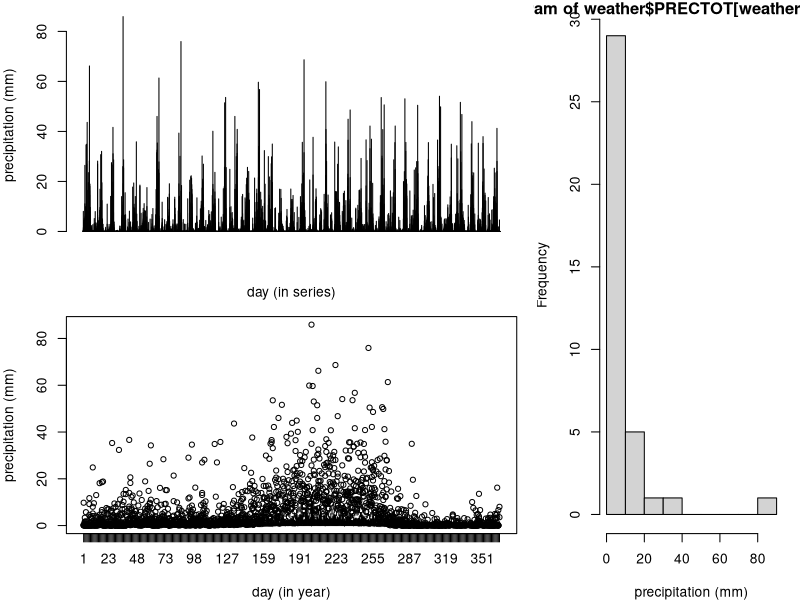

Write the R code that produced this figure. (Note: this script raises an error after producing the figure.)
## ---- chunk 1
weather <- read.csv("POWER_SinglePoint_Daily_19820101_20181231_029d15N_075d72E_3a7e0417.csv", skip = 17)
## ---- chunk 2
plotName2 = "plots/PrecipitationModel_Hissar_1982-2014-20_empiricalData.png"

png(plotName2, width = 1000, height = 600)

layout(matrix(c(1,2,3,3), ncol = 2, nrow = 2, byrow = F), widths = c(2,1))

par(mar = c(4,4,1,1))

barplot(weather$PRECTOT, 
        ylab = "precipitation (mm)", xlab = "day (in series)")

boxplot(data = weather, PRECTOT ~ DOY, ylab = "precipitation (mm)", xlab = "day (in year)")

hist(weather$PRECTOT[weather$DOY == 201], xlab = "precipitation (mm)")

dev.off()
## ---- chunk 3
knitr::include_graphics(plotName2)
## ---- chunk 4
plotName21 = "plots/PrecipitationModel_Hissar_1982-2014-21_empiricalData-yearSum.png"
  
annualSum <- c()

for (year in levels(factor(weather$YEAR)))
{
  annualSum <- c(annualSum, sum(weather$PRECTOT[weather$YEAR == year]))
}

png(plotName21, width = 1000, height = 600)

layout(matrix(c(1,2), ncol = 2))

plot(levels(factor(weather$YEAR)), annualSum, type = 'l', xlab = "years", ylab = "annual precipitation (mm)")

abline(h = mean(annualSum), lty = 2)

text(x = levels(factor(weather$YEAR))[0.5 * nlevels(factor(weather$YEAR))], 
     y = max(annualSum),
     labels = paste("mean annual precipitation (mm) = ", round(mean(annualSum), digits = 2) ))

hist(annualSum, xlab = "precipitation (mm)")

dev.off()
## ---- chunk 5
knitr::include_graphics(plotName21)
## ---- chunk 6
summary_DOY <- function(multiYearSeries, doyName = "DOY", varName = "PRECTOT")
{
  meanDailyValues <- c()
  sdDailyValues <- c()
  minDailyValues <- c()
  maxDailyValues <- c()
  
  for (day in levels(factor(multiYearSeries[, doyName])))
  {
    meanDailyValues <- c(meanDailyValues, mean(multiYearSeries[weather$DOY == day, varName], na.rm = T))
    sdDailyValues <- c(sdDailyValues, sd(multiYearSeries[weather$DOY == day, varName], na.rm = T))
    minDailyValues <- c(minDailyValues, min(multiYearSeries[weather$DOY == day, varName], na.rm = T))
    maxDailyValues <- c(maxDailyValues, max(multiYearSeries[weather$DOY == day, varName], na.rm = T))
  }
  
  return(
    data.frame(mean = meanDailyValues,
               sd = sdDailyValues, 
               min = minDailyValues, 
               max = maxDailyValues)
  )
}
## ---- chunk 7
summaryByDoy_empiric <- summary_DOY(weather)

summary_empiric <- summary(weather$PRECTOT)
## ---- chunk 8
n = 33
maxDOY = 366 # max. days in year. more complex simulation can account better for leap years

dayOfYear <- c()
year_sim <- c()
dailyPrecipitation <- c()

for (i in 1:n)
{
  for (day in 1:maxDOY)
  {
    year_sim <- c(year_sim, i)
    dayOfYear <- c(dayOfYear, day)
    dailyPrecipitation <- c(dailyPrecipitation,
                            # exponential model using the mean
                            (- summaryByDoy_empiric$mean[day]) * log(runif(1))
                     )
  }
}

expModelOutput <- data.frame(year_sim, dayOfYear, dailyPrecipitation)

summaryByDoy_expModel <- summary_DOY(expModelOutput, doyName = "dayOfYear", varName = "dailyPrecipitation")

summary_expModel <- summary(expModelOutput$dailyPrecipitation)
## ---- chunk 9
plotName30 = "plots/PrecipitationModel_Hissar_1982-2014-30_expModel_series.png"

png(plotName30, width = 1200, height = 1000)

layout(matrix(c(1,2), nrow = 2))

par(mar = c(3,4,2,1))

barplot(weather$PRECTOT, 
        ylab = "precipitation (mm)", main = "empirical",
        ylim = c(0, max(c(max(summaryByDoy_empiric$max), max(summaryByDoy_expModel$max)))))

text(x = nrow(weather) / 2, y = 0.9 * max(weather$PRECTOT), 
     labels = paste(
       "min = ", summary_empiric[1], 
       ", max = ", round(summary_empiric[6], digits = 3),
       ", median = ", summary_empiric[3],
       ", mean = ", round(summary_empiric[4], digits = 3)
       ))

par(mar = c(4,4,2,1))

barplot(expModelOutput$dailyPrecipitation, 
        ylab = "precipitation (mm)", main = "simulated",
        ylim = c(0, max(c(max(summaryByDoy_empiric$max), max(summaryByDoy_expModel$max)))))

text(x = nrow(expModelOutput) / 2, y = 0.9 * max(expModelOutput$dailyPrecipitation), 
     labels = paste(
       "min = ", summary_expModel[1], 
       ", max = ", round(summary_expModel[6], digits = 3),
       ", median = ", summary_expModel[3],
       ", mean = ", round(summary_expModel[4], digits = 3)
     ))

dev.off()
## ---- chunk 10
knitr::include_graphics(plotName30)
## ---- chunk 11
plotName31 = "plots/PrecipitationModel_Hissar_1982-2014-31_expModel_summaryDoy.png"
  
png(plotName31, width = 1000, height = 1000)

layout(matrix(c(1, 2, 3), nrow = 3), heights = c(10, 10, 1))

par(mar = c(3,4,2,1))

plot(1:nrow(summaryByDoy_empiric), summaryByDoy_empiric$max, col = "red", type = 'l',
     ylab = "precipitation (mm)", main = "empirical",
     ylim = c(0, max(c(summaryByDoy_empiric$max, summaryByDoy_expModel$max))))

lines(1:nrow(summaryByDoy_empiric), summaryByDoy_empiric$mean)
lines(1:nrow(summaryByDoy_empiric), summaryByDoy_empiric$mean + summaryByDoy_empiric$sd, col = "darkorchid4")
lines(1:nrow(summaryByDoy_empiric), summaryByDoy_empiric$min, col = "blue")

par(mar = c(4,4,2,1))

plot(1:nrow(summaryByDoy_expModel), summaryByDoy_expModel$max, col = "red", type = 'l',
     xlab = "day in year", 
     ylab = "precipitation (mm)", main = "simulated",
     ylim = c(0, max(c(summaryByDoy_empiric$max, summaryByDoy_expModel$max))))

lines(1:nrow(summaryByDoy_expModel), summaryByDoy_expModel$mean)
lines(1:nrow(summaryByDoy_expModel), summaryByDoy_expModel$mean + summaryByDoy_expModel$sd, col = "darkorchid4")
lines(1:nrow(summaryByDoy_expModel), summaryByDoy_expModel$min, col = "blue")

par(mar = c(0,0,0,0), cex = 1.2)

plot(c(0, 1), c(0, 1), ann = F, bty = 'n', type = 'n', xaxt = 'n', yaxt = 'n')

legend(x = 0.25, y = 0.8, 
       legend = c('max', 'mean', 'mean+sd', 'min'),
       col = c('red', 'black', 'darkorchid4', 'blue'), lty = rep(1, 4),
       horiz = T)

dev.off()
## ---- chunk 12
knitr::include_graphics(plotName31)
## ---- chunk 13
proportionSeries <- c()
cumulativeProportionSeries <- c()

for (year in levels(factor(weather$YEAR)))
{
  yearSum = sum(weather$PRECTOT[weather$YEAR == year])
  cumPropYear = 0
  for (day in levels(factor(weather$DOY)))
  {
    dayProportion = weather$PRECTOT[weather$YEAR == year & weather$DOY == day] / yearSum
    cumPropYear = cumPropYear + dayProportion
    
    proportionSeries <- c(proportionSeries,
                                   dayProportion) 
    cumulativeProportionSeries <- c(cumulativeProportionSeries,
                                      cumPropYear)
  }
}
propToAnnual <- data.frame(proportionSeries, cumulativeProportionSeries)
## ---- chunk 14
plotName41 = "plots/PrecipitationModel_Hissar_1982-2014-41_buildingCurves-propOfAnnualPrecipitation.png"
  
png(plotName41, width = 1000, height = 1000)

layout(matrix(c(1,2), nrow = 2))

par(mar = c(4,4,1,1))

barplot(propToAnnual$proportionSeries,
        xlab = "day (in series)",
        ylab = "proportion of annual precipitation (mm/mm)")

boxplot(propToAnnual$proportionSeries ~ weather$DOY, 
        xlab = "day (in year)",
        ylab = "proportion of annual precipitation (mm/mm)")

dev.off()
## ---- chunk 15
knitr::include_graphics(plotName41)
## ---- chunk 16
plotName42 = "plots/PrecipitationModel_Hissar_1982-2014-42_buildingCurves-cumPropOfAnnualPrecipitation.png"
 
png(plotName42, width = 1000, height = 1000)

layout(matrix(c(1,2), nrow = 2))

par(mar = c(4,4,1,1))

plot(1:length(propToAnnual$proportionSeries), propToAnnual$cumulativeProportionSeries, type = 'l',
     xlab = "day (in series)",
     ylab = "cumulative proportion of annual precipitation (mm/mm)")

boxplot(propToAnnual$cumulativeProportionSeries ~ weather$DOY,
        xlab = "day (in year)",
        ylab = "cumulative proportion of annual precipitation (mm/mm)")

dev.off()
## ---- chunk 17
knitr::include_graphics(plotName42)
## ---- chunk 18
cumPropDailyMean <- c()
cumPropDailySD <- c()
cumPropDailyMin <- c()
cumPropDailyMax <- c()

for (day in levels(factor(weather$DOY)))
{
  cumPropDailyMean <- c(cumPropDailyMean, mean(propToAnnual$cumulativeProportionSeries[weather$DOY == day]))
  cumPropDailySD <- c(cumPropDailySD, sd(propToAnnual$cumulativeProportionSeries[weather$DOY == day]))
  cumPropDailyMin <- c(cumPropDailyMin, min(propToAnnual$cumulativeProportionSeries[weather$DOY == day]))
  cumPropDailyMax <- c(cumPropDailyMax, max(propToAnnual$cumulativeProportionSeries[weather$DOY == day]))
}

# save them to a file (possible to use them in building the model elsewhere)
write.csv(
  data.frame(
    mean = cumPropDailyMean,
    sd = cumPropDailySD,
    min = cumPropDailyMin,
    max = cumPropDailyMax
  ),
  file = "precipitationModel-Hissar-1982-2014-cumulativePropStats.csv"
)
## ---- chunk 19
n = 33
maxDOY = 366 # max. days in year. more complex simulation can account better for leap years

dayOfYear <- c()
year_sim <- c()
dailyCumPropPrecipitation <- c()

for (i in 1:n)
{
  for (day in 1:maxDOY)
  {
    year_sim <- c(year_sim, i)
    dayOfYear <- c(dayOfYear, day)
    dailyCumPropPrecipitation <- c(dailyCumPropPrecipitation,
                                   rnorm(1, cumPropDailyMean[day], cumPropDailySD[day])
                     )
  }
}

# limit the values between 0-1 
# (this tends to create concentrations in 0 and 1 at the beggining and end of the curve; not undesireble)
dailyCumPropPrecipitation <- sapply(dailyCumPropPrecipitation, function(x) min(1, max(0, x)))

# "correct" negative slopes
# Because the curves represent cumulative values, 
# the next value must always be equal or greater than the previous value.
for (i in 1:length(dailyCumPropPrecipitation))
{
  if(dayOfYear[i] > 1)
  {
    if (dailyCumPropPrecipitation[i] < dailyCumPropPrecipitation[i - 1])
    {
      # option A: adjust both current and last value to the mean
      #dailyCumPropPrecipitation[i] <- mean(dailyCumPropPrecipitation[i], dailyCumPropPrecipitation[i - 1])
      #dailyCumPropPrecipitation[i - 1] <- dailyCumPropPrecipitation[i]
      # option B: adjunst value to the last, if greater
      dailyCumPropPrecipitation[i] <- max(dailyCumPropPrecipitation[i], dailyCumPropPrecipitation[i - 1])
      # This tends to bend the curve towards the greater values, meaning earlier precipitation events
      # (not desirible)
    }
  }
}

normCumModelOutput <- data.frame(year_sim, dayOfYear, dailyCumPropPrecipitation)
## ---- chunk 20
plotName45 = "plots/PrecipitationModel_Hissar_1982-2014-45_cumProp-model-cumProp.png"

png(plotName45, width = 1200, height = 800)

layout(matrix(c(1, 2, 3, 4, 5, 6), nrow = 3, ncol = 2, byrow = T), heights = c(1, 20, 20))

par(mar = c(0, 0, 0, 0))

plot(c(0, 1), c(0, 1), ann = F, bty = 'n', type = 'n', xaxt = 'n', yaxt = 'n')
text(x = 0.5, y = 0.5, labels = "EMPIRICAL", cex = 3)

plot(c(0, 1), c(0, 1), ann = F, bty = 'n', type = 'n', xaxt = 'n', yaxt = 'n')
text(x = 0.5, y = 0.5, labels = "SIMULATED", cex = 3)

par(mar = c(4, 4, 1, 1))

plot(1:length(propToAnnual$cumulativeProportionSeries), propToAnnual$cumulativeProportionSeries, type = 'l', cex = 2,
     xlab = "day (in series)",
     ylab = "cumulative proportion of annual precipitation (mm/mm)")

plot(1:nrow(normCumModelOutput), normCumModelOutput$dailyCumPropPrecipitation, type = 'l', cex = 2,
     xlab = "day (in series)",
     ylab = "cumulative proportion of annual precipitation (mm/mm)")

boxplot(propToAnnual$cumulativeProportionSeries ~ weather$DOY, cex = 2,
        xlab = "day (in year)",
        ylab = "cumulative proportion of annual precipitation (mm/mm)")

boxplot(normCumModelOutput$dailyCumPropPrecipitation ~ normCumModelOutput$dayOfYear, cex = 2,
        xlab = "day (in year)",
        ylab = "cumulative proportion of annual precipitation (mm/mm)")

dev.off()
## ---- chunk 21
knitr::include_graphics(plotName45)
## ---- chunk 22
dailyPropPrecipitation <- normCumModelOutput$dailyCumPropPrecipitation

for (i in 1:length(dailyPropPrecipitation))
{
  if(normCumModelOutput$dayOfYear[i] > 1) # dailyPropPrecipitation = dailyCumPropPrecipitation, if day = 1
  {
    dailyPropPrecipitation[i] <- normCumModelOutput$dailyCumPropPrecipitation[i] - normCumModelOutput$dailyCumPropPrecipitation[i - 1]
  }
}

normCumModelOutput$dailyPropPrecipitation <- dailyPropPrecipitation

summaryByDoy_normCumModel <- summary_DOY(normCumModelOutput, doyName = "dayOfYear", varName = "dailyPropPrecipitation")

summary_normCumModel <- summary(normCumModelOutput$dailyPropPrecipitation)
## ---- chunk 23
annualSum_modelPar = mean(annualSum) # (mm)

summaryPrecip_empiric <- summary(weather$PRECTOT)
summaryPrecip_model <- summary(normCumModelOutput$dailyPropPrecipitation * annualSum_modelPar)

plotName47 = "plots/PrecipitationModel_Hissar_1982-2014-47_cumProp-model-dailyPrecip_series.png"

png(plotName47, width = 1200, height = 1000)

layout(matrix(c(1,2), nrow = 2))

par(mar = c(3,4,2,1))

barplot(weather$PRECTOT, 
        ylab = "precipitation (mm)", main = "empirical",
        ylim = c(0, max(c(summaryByDoy_empiric$max, summaryByDoy_normCumModel$max * annualSum_modelPar))))

text(x = nrow(weather) / 2, y = 0.9 * max(weather$PRECTOT), 
     labels = paste(
       "min = ", summaryPrecip_empiric[1], 
       ", max = ", round(summaryPrecip_empiric[6], digits = 3),
       ", median = ", summaryPrecip_empiric[3],
       ", mean = ", round(summaryPrecip_empiric[4], digits = 3)
       ))

par(mar = c(4,4,2,1))

barplot(normCumModelOutput$dailyPropPrecipitation * annualSum_modelPar, 
        ylab = "precipitation (mm)", main = "simulated",
        ylim = c(0, max(c(summaryByDoy_empiric$max, summaryByDoy_normCumModel$max * annualSum_modelPar))))

text(x = nrow(normCumModelOutput) / 2, y = 0.9 * max(normCumModelOutput$dailyPropPrecipitation * annualSum_modelPar), 
     labels = paste(
       "min = ", summary_normCumModel[1] * annualSum_modelPar, 
       ", max = ", round(summary_normCumModel[6] * annualSum_modelPar, digits = 3),
       ", median = ", summary_normCumModel[3] * annualSum_modelPar,
       ", mean = ", round(summary_normCumModel[4] * annualSum_modelPar, digits = 3)
     ))

dev.off()
## ---- chunk 24
knitr::include_graphics(plotName47)
## ---- chunk 25
plotName48 = "plots/PrecipitationModel_Hissar_1982-2014-48_normCumModel_summaryDoy.png"
  
png(plotName48, width = 1000, height = 1000)

layout(matrix(c(1, 2, 3), nrow = 3), heights = c(10, 10, 1))

par(mar = c(3,4,2,1))

plot(1:nrow(summaryByDoy_empiric), summaryByDoy_empiric$max, col = "red", type = 'l',
     ylab = "precipitation (mm)", main = "empirical",
     ylim = c(0, max(c(summaryByDoy_empiric$max, summaryByDoy_normCumModel$max * annualSum_modelPar))))

lines(1:nrow(summaryByDoy_empiric), summaryByDoy_empiric$mean)
lines(1:nrow(summaryByDoy_empiric), 
      summaryByDoy_empiric$mean + summaryByDoy_empiric$sd, 
      col = "darkorchid4")
lines(1:nrow(summaryByDoy_empiric), summaryByDoy_empiric$min, col = "blue")

par(mar = c(4,4,2,1))

plot(1:nrow(summaryByDoy_normCumModel), summaryByDoy_normCumModel$max * annualSum_modelPar, 
     col = "red", type = 'l',
     xlab = "day in year", 
     ylab = "precipitation (mm)", main = "simulated",
     ylim = c(0, max(c(summaryByDoy_empiric$max, summaryByDoy_normCumModel$max * annualSum_modelPar))))

lines(1:nrow(summaryByDoy_normCumModel), summaryByDoy_normCumModel$mean * annualSum_modelPar)
lines(1:nrow(summaryByDoy_normCumModel), 
      (summaryByDoy_normCumModel$mean + summaryByDoy_normCumModel$sd) * annualSum_modelPar, 
      col = "darkorchid4")
lines(1:nrow(summaryByDoy_normCumModel), summaryByDoy_normCumModel$min * annualSum_modelPar, col = "blue")

par(mar = c(0,0,0,0), cex = 1.2)

plot(c(0, 1), c(0, 1), ann = F, bty = 'n', type = 'n', xaxt = 'n', yaxt = 'n')

legend(x = 0.25, y = 0.8, 
       legend = c('max', 'mean', 'mean+sd', 'min'),
       col = c('red', 'black', 'darkorchid4', 'blue'), lty = rep(1, 4),
       horiz = T)

dev.off()
## ---- chunk 26
knitr::include_graphics(plotName48)
## ---- chunk 27
annualSum_model <- c()

for (year in levels(factor(normCumModelOutput$year_sim)))
{
  annualSum_model <- c(annualSum_model, sum(normCumModelOutput$dailyPropPrecipitation[normCumModelOutput$year_sim == year] * annualSum_modelPar))
}
## ---- chunk 28
plotName49 = "plots/PrecipitationModel_Hissar_1982-2014-49_cumProp-model-yearSum.png"

png(plotName49, width = 1000, height = 1200)

layout(matrix(c(1,2,3,4), nrow = 2))

plot(1:length(annualSum), annualSum, type = 'l', xlab = "years", ylab = "precipitation (mm)")

hist(annualSum, xlab = "precipitation (mm)")

plot(1:length(annualSum_model), annualSum_model, type = 'l', xlab = "years", ylab = "precipitation (mm)")

hist(annualSum_model, xlab = "precipitation (mm)")

dev.off()
## ---- chunk 29
knitr::include_graphics(plotName49)
## ---- chunk 30
doubleLogistic <- function(dayOfYear, 
                           plateauValue, inflection1, rate1, inflection2, rate2
                           #m1, m2, m3, m4, m5, m6, m7
                           #plateauValue, a, b, c, d
                           )
{
  return(
    (plateauValue / (1 + exp((inflection1 - dayOfYear) * rate1))) + ((1 - plateauValue) / (1 + exp((inflection2 - dayOfYear) * rate2)))
    # Elmore et al. 2012
    # m1 + (m2 - m7 * dayOfYear) * (
    #   (1 / (1 + exp((m3 - dayOfYear) / m4))) + (1 / (1 + exp((m5 - dayOfYear) / m6)))
    # )
    # Shabani et al. 2018:
    #(plateauValue / (1 + exp(-a * dayOfYear + b))) + ((1 - plateauValue) / (1 + exp(-c * dayOfYear + d)))
  )
}

doubleLogisticCurve <- function(start.x, end.x, plateauValue, inflection1, rate1, inflection2, rate2)
{
  curve <- c()
  for (i in start.x:end.x)
  {
    curve <- c(curve, doubleLogistic(i, plateauValue, inflection1, rate1, inflection2, rate2))
  }
  return(curve)
}
## ---- chunk 31
plotName51 = "plots/PrecipitationModel_Hissar_1982-2014-51_doubleLogCumProp-model-cumProp.png"

colours <- rainbow(10)
plateauValues <- round(seq(from = 0.01, to = 0.8, length.out = 10), digits = 2)
inflection1Values <- round(seq(from = 20, to = 100, length.out = 10), digits = 2)
rate1Values <- round(seq(from = 0.1, to = 0.5, length.out = 10), digits = 2)
inflection2Values <- round(seq(from = 150, to = 300, length.out = 10), digits = 2)
rate2Values <- round(seq(from = 0.04, to = 0.08, length.out = 10), digits = 2)

png(plotName51, width = 2000, height = 600)

layout(matrix(1:10, nrow = 2, byrow = T), heights = c(8, 1))

# plateau value
plot(1:366, 
     doubleLogisticCurve(
       start.x = 1, end.x = 366, 
       plateauValue = 0.1, inflection1 = 40, rate1 = 0.2, inflection2 = 200, rate2 = 0.06),
     ylab = "output", main = "parameter: plateau value")

for (i in 1:10)
{
  lines(1:366,
        doubleLogisticCurve(
          start.x = 1, end.x = 366, 
          plateauValue = plateauValues[i], inflection1 = 40, rate1 = 0.2, inflection2 = 200, rate2 = 0.06),
        col = colours[i])
}

# inflection 1
plot(1:366, 
     doubleLogisticCurve(
       start.x = 1, end.x = 366, 
       plateauValue = 0.1, inflection1 = 40, rate1 = 0.2, inflection2 = 200, rate2 = 0.06),
     ylab = "output", main = "parameter: inflection1")

for (i in 1:10)
{
  lines(1:366,
        doubleLogisticCurve(
          start.x = 1, end.x = 366, 
          plateauValue = 0.1, inflection1 = inflection1Values[i], rate1 = 0.2, inflection2 = 200, rate2 = 0.06),
        col = colours[i])
}

# rate 1
plot(1:366, 
     doubleLogisticCurve(
       start.x = 1, end.x = 366, 
       plateauValue = 0.1, inflection1 = 40, rate1 = 0.2, inflection2 = 200, rate2 = 0.06),
     ylab = "output", main = "parameter: rate1")

for (i in 1:10)
{
  lines(1:366,
        doubleLogisticCurve(
          start.x = 1, end.x = 366, 
          plateauValue = 0.1, inflection1 = 40, rate1 = rate1Values[i], inflection2 = 200, rate2 = 0.06),
        col = colours[i])
}

# inflection 2
plot(1:366, 
     doubleLogisticCurve(
       start.x = 1, end.x = 366, 
       plateauValue = 0.1, inflection1 = 40, rate1 = 0.2, inflection2 = 200, rate2 = 0.06),
     ylab = "output", main = "parameter: inflection2")

for (i in 1:10)
{
  lines(1:366,
        doubleLogisticCurve(
          start.x = 1, end.x = 366, 
          plateauValue = 0.1, inflection1 = 40, rate1 = 0.2, inflection2 = inflection2Values[i], rate2 = 0.06),
        col = colours[i])
}

# rate 2
plot(1:366, 
     doubleLogisticCurve(
       start.x = 1, end.x = 366, 
       plateauValue = 0.1, inflection1 = 40, rate1 = 0.2, inflection2 = 200, rate2 = 0.06),
     ylab = "output", main = "parameter: rate2")

for (i in 1:10)
{
  lines(1:366,
        doubleLogisticCurve(
          start.x = 1, end.x = 366, 
          plateauValue = 0.1, inflection1 = 40, rate1 = 0.2, inflection2 = 200, rate2 = rate2Values[i]),
        col = colours[i])
}

# legends

par(mar = c(0,0,0,0), cex = 0.55)

plot(c(0, 1), c(0, 1), ann = F, bty = 'n', type = 'n', xaxt = 'n', yaxt = 'n')

legend(x = 0.01, y = 0.8, 
       legend = as.character(plateauValues),
       col = colours, lty = rep(1, 4),
       horiz = T)

plot(c(0, 1), c(0, 1), ann = F, bty = 'n', type = 'n', xaxt = 'n', yaxt = 'n')

legend(x = 0.01, y = 0.8, 
       legend = as.character(inflection1Values),
       col = colours, lty = rep(1, 4),
       horiz = T)

plot(c(0, 1), c(0, 1), ann = F, bty = 'n', type = 'n', xaxt = 'n', yaxt = 'n')

legend(x = 0.01, y = 0.8, 
       legend = as.character(rate1Values),
       col = colours, lty = rep(1, 4),
       horiz = T)

plot(c(0, 1), c(0, 1), ann = F, bty = 'n', type = 'n', xaxt = 'n', yaxt = 'n')

legend(x = 0.01, y = 0.8, 
       legend = as.character(inflection2Values),
       col = colours, lty = rep(1, 4),
       horiz = T)

plot(c(0, 1), c(0, 1), ann = F, bty = 'n', type = 'n', xaxt = 'n', yaxt = 'n')

legend(x = 0.01, y = 0.8, 
       legend = as.character(rate2Values),
       col = colours, lty = rep(1, 4),
       horiz = T)

dev.off()
## ---- chunk 32
knitr::include_graphics(plotName51)
## ---- chunk 33
n = 33
maxDOY = 366 # max. days in year. more complex simulation can account better for leap years

dayOfYear <- c()
year_sim <- c()
dailyCumPropPrecipitation <- c()

for (i in 1:n)
{
  plateauValue = min(1, max(0, rnorm(1, 0.1, 0.05)))
  inflection1 = min(maxDOY, max(1, rnorm(1, 40, 20)))
  rate1 = max(0, rnorm(1, 0.15, 0.02))
  inflection2 = min(maxDOY, max(1, rnorm(1, 200, 20)))
  rate2 = max(0, rnorm(1, 0.05, 0.01))
  
  for (day in 1:maxDOY)
  {
    year_sim <- c(year_sim, i)
    dayOfYear <- c(dayOfYear, day)
    dailyCumPropPrecipitation <- c(dailyCumPropPrecipitation,
                                   doubleLogistic(
                                     dayOfYear = day,
                                     plateauValue = plateauValue,
                                     inflection1 = inflection1,
                                     rate1 = rate1,
                                     inflection2 = inflection2,
                                     rate2 = rate2
                                     )
                     )
  }
}

# algorithm to break continuous pattern
nSamplesPerYear = 200
maxSampleSize = 10
for (year in levels(factor(year_sim)))
{
  for (i in 1:nSamplesPerYear)
  {
    # get a decreasing sample size proportionally to sample i
    thisSampleSize = ceiling(maxSampleSize * i / nSamplesPerYear)
    # get random day of year
    rainDOY = round(runif(1, min = 1, max = maxDOY))
    # set sample limits
    earliestNeighbour = max(1, rainDOY - thisSampleSize)
    latestNeighbour = min(366, rainDOY + thisSampleSize)
    # get mean of neighbourhood
    meanNeighbourhood = mean(dailyCumPropPrecipitation[year_sim == year &
                                                         dayOfYear >= earliestNeighbour &
                                                         dayOfYear <= latestNeighbour])
    # assign mean to all days in neighbourhood
    for (j in earliestNeighbour:latestNeighbour)
    {
      dailyCumPropPrecipitation[year_sim == year & dayOfYear == j] <- meanNeighbourhood
    }
  }
}

doubleLogCumModelOutput <- data.frame(year_sim, dayOfYear, dailyCumPropPrecipitation)
## ---- chunk 34
plotName53 = "plots/PrecipitationModel_Hissar_1982-2014-53_doubleLogCumProp-model-cumProp.png"

png(plotName53, width = 1200, height = 800)

layout(matrix(c(1, 2, 3, 4, 5, 6), nrow = 3, ncol = 2, byrow = T), heights = c(1, 20, 20))

par(mar = c(0, 0, 0, 0))

plot(c(0, 1), c(0, 1), ann = F, bty = 'n', type = 'n', xaxt = 'n', yaxt = 'n')
text(x = 0.5, y = 0.5, labels = "EMPIRICAL", cex = 3)

plot(c(0, 1), c(0, 1), ann = F, bty = 'n', type = 'n', xaxt = 'n', yaxt = 'n')
text(x = 0.5, y = 0.5, labels = "SIMULATED", cex = 3)

par(mar = c(4, 4, 1, 1))

plot(1:length(propToAnnual$cumulativeProportionSeries), propToAnnual$cumulativeProportionSeries, type = 'l', cex = 2,
     xlab = "day (in series)",
     ylab = "cumulative proportion of annual precipitation (mm/mm)")

plot(1:nrow(doubleLogCumModelOutput), normCumModelOutput$dailyCumPropPrecipitation, type = 'l', cex = 2,
     xlab = "day (in series)",
     ylab = "cumulative proportion of annual precipitation (mm/mm)")

boxplot(propToAnnual$cumulativeProportionSeries ~ weather$DOY, cex = 2,
        xlab = "day (in year)",
        ylab = "cumulative proportion of annual precipitation (mm/mm)")

boxplot(doubleLogCumModelOutput$dailyCumPropPrecipitation ~ doubleLogCumModelOutput$dayOfYear, cex = 2,
        xlab = "day (in year)",
        ylab = "cumulative proportion of annual precipitation (mm/mm)")

dev.off()
## ---- chunk 35
knitr::include_graphics(plotName53)
## ---- chunk 36
dailyPropPrecipitation <- doubleLogCumModelOutput$dailyCumPropPrecipitation

for (i in 1:length(dailyPropPrecipitation))
{
  if(doubleLogCumModelOutput$dayOfYear[i] > 1) # dailyPropPrecipitation = dailyCumPropPrecipitation, if day = 1
  {
    dailyPropPrecipitation[i] <- doubleLogCumModelOutput$dailyCumPropPrecipitation[i] - doubleLogCumModelOutput$dailyCumPropPrecipitation[i - 1]
  }
}

doubleLogCumModelOutput$dailyPropPrecipitation <- dailyPropPrecipitation

summaryByDoy_doubleLogCumModel <- summary_DOY(doubleLogCumModelOutput, doyName = "dayOfYear", varName = "dailyPropPrecipitation")

summary_doubleLogCumModel <- summary(doubleLogCumModelOutput$dailyPropPrecipitation)
## ---- chunk 37
annualSum_modelPar = mean(annualSum) # (mm)

summaryPrecip_empiric <- summary(weather$PRECTOT)
summaryPrecip_model <- summary(doubleLogCumModelOutput$dailyPropPrecipitation * annualSum_modelPar)

plotName55 = "plots/PrecipitationModel_Hissar_1982-2014-55_doubleLogCumProp-model-dailyPrecip_series.png"

png(plotName55, width = 1200, height = 1000)

layout(matrix(c(1,2), nrow = 2))

par(mar = c(3,4,2,1))

barplot(weather$PRECTOT, 
        ylab = "precipitation (mm)", main = "empirical",
        ylim = c(0, max(c(summaryByDoy_empiric$max, summaryByDoy_doubleLogCumModel$max * annualSum_modelPar))))

text(x = nrow(weather) / 2, y = 0.9 * max(weather$PRECTOT), 
     labels = paste(
       "min = ", summaryPrecip_empiric[1], 
       ", max = ", round(summaryPrecip_empiric[6], digits = 3),
       ", median = ", summaryPrecip_empiric[3],
       ", mean = ", round(summaryPrecip_empiric[4], digits = 3)
       ))

par(mar = c(4,4,2,1))

barplot(doubleLogCumModelOutput$dailyPropPrecipitation * annualSum_modelPar, 
        ylab = "precipitation (mm)", main = "simulated",
        ylim = c(0, max(c(summaryByDoy_empiric$max, summaryByDoy_doubleLogCumModel$max * annualSum_modelPar))))

text(x = nrow(doubleLogCumModelOutput) / 2, y = 0.9 * max(doubleLogCumModelOutput$dailyPropPrecipitation * annualSum_modelPar), 
     labels = paste(
       "min = ", round(summary_doubleLogCumModel[1] * annualSum_modelPar, digits = 3), 
       ", max = ", round(summary_doubleLogCumModel[6] * annualSum_modelPar, digits = 3),
       ", median = ", round(summary_doubleLogCumModel[3] * annualSum_modelPar, digits = 3),
       ", mean = ", round(summary_doubleLogCumModel[4] * annualSum_modelPar, digits = 3)
     ))

dev.off()
## ---- chunk 38
knitr::include_graphics(plotName55)
## ---- chunk 39
plotName56 = "plots/PrecipitationModel_Hissar_1982-2014-56_doubleLogCumProp_summaryDoy.png"
  
png(plotName56, width = 1000, height = 1000)

layout(matrix(c(1, 2, 3), nrow = 3), heights = c(10, 10, 1))

par(mar = c(3,4,2,1))

plot(1:nrow(summaryByDoy_empiric), summaryByDoy_empiric$max, col = "red", type = 'l',
     ylab = "precipitation (mm)", main = "empirical",
     ylim = c(0, max(c(summaryByDoy_empiric$max, summaryByDoy_doubleLogCumModel$max * annualSum_modelPar))))

lines(1:nrow(summaryByDoy_empiric), summaryByDoy_empiric$mean)
lines(1:nrow(summaryByDoy_empiric), 
      summaryByDoy_empiric$mean + summaryByDoy_empiric$sd, 
      col = "darkorchid4")
lines(1:nrow(summaryByDoy_empiric), summaryByDoy_empiric$min, col = "blue")

par(mar = c(4,4,2,1))

plot(1:nrow(summaryByDoy_doubleLogCumModel), summaryByDoy_doubleLogCumModel$max * annualSum_modelPar, 
     col = "red", type = 'l',
     xlab = "day in year", 
     ylab = "precipitation (mm)", main = "simulated",
     ylim = c(0, max(c(summaryByDoy_empiric$max, summaryByDoy_doubleLogCumModel$max * annualSum_modelPar))))

lines(1:nrow(summaryByDoy_doubleLogCumModel), summaryByDoy_doubleLogCumModel$mean * annualSum_modelPar)
lines(1:nrow(summaryByDoy_doubleLogCumModel), 
      (summaryByDoy_doubleLogCumModel$mean + summaryByDoy_doubleLogCumModel$sd) * annualSum_modelPar, 
      col = "darkorchid4")
lines(1:nrow(summaryByDoy_doubleLogCumModel), summaryByDoy_doubleLogCumModel$min * annualSum_modelPar, col = "blue")

par(mar = c(0,0,0,0), cex = 1.2)

plot(c(0, 1), c(0, 1), ann = F, bty = 'n', type = 'n', xaxt = 'n', yaxt = 'n')

legend(x = 0.25, y = 0.8, 
       legend = c('max', 'mean', 'mean+sd', 'min'),
       col = c('red', 'black', 'darkorchid4', 'blue'), lty = rep(1, 4),
       horiz = T)

dev.off()
## ---- chunk 40
knitr::include_graphics(plotName56)
